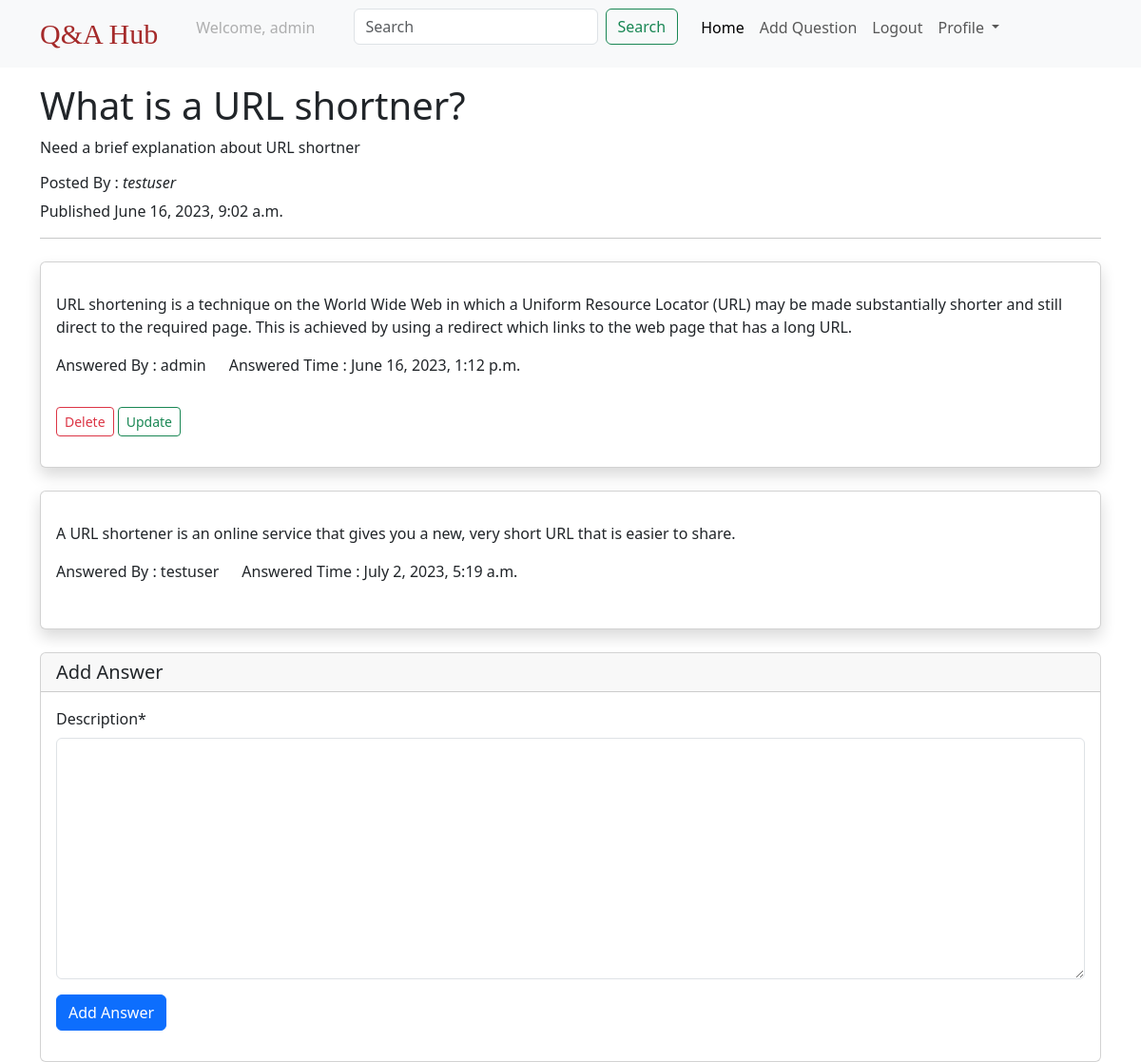
/question/what-is-url-shortner/ (signed in), run on the app's committed database.
### users/models.py (models this page shows)
class CustomUser(AbstractUser):
    pass

### questions/models.py (models this page shows, shortened)
class Question(models.Model):
    created_at = models.DateTimeField(auto_now_add=True)
    title = models.CharField(max_length=250)
    body = models.TextField()
    slug = models.SlugField(max_length=250, unique=True)
    author = models.ForeignKey(
        settings.AUTH_USER_MODEL, on_delete=models.CASCADE, related_name="questions"
    )
    def __str__(self):
        return self.title

class Answer(models.Model):
    created_at = models.DateTimeField(auto_now_add=True)
    description = models.TextField()
    question = models.ForeignKey(
        Question, on_delete=models.CASCADE, related_name="answers"
    )
    author = models.ForeignKey(settings.AUTH_USER_MODEL, on_delete=models.CASCADE)

### questions/views.py (the view)
# urls.py: path("question/<slug:slug>/", question_details, name="qdetails"),
@login_required
def question_details(request, slug):
    question = get_object_or_404(Question, slug=slug)
    answer_list = Answer.objects.filter(question=question)
    if request.method == "POST":
        form = AnswerForm(request.POST)
        if form.is_valid():
            answer = form.save(commit=False)
            answer.question = question
            answer.author = request.user
            answer = form.save()
            return redirect("qdetails", slug=question.slug)
    else:
        form = AnswerForm()
    return render(
        request,
        "QDetails.html",
        {"question": question, "answer_list": answer_list, "form": form},
    )

### questions/forms.py
class AnswerForm(forms.ModelForm):
    class Meta:
        model = Answer
        fields = ("description",)

### template/QDetails.html (shortened to what this page needs)
{% extends 'base.html' %}
{% load crispy_forms_tags %}
{% block body %}
<div class="container mt-3">
    <h1>{{question}}</h1>
    <p>{{question.body}}</p>
    <h6>Posted By : <i>{{question.author}}</i></h6>
    <p>Published {{question.created_at}}</p>
    <hr>
</div>
<div class="container">
    {% for answers in answer_list %}
    <div class="card mt-4 py-3 shadow">
        <div class="card-body">
            <p class="card-text"> {{answers.description}} </p>
            <div class="row">
                <div class="col col-md-auto">
                    <p>Answered By : {{answers.author}}</p>
                </div>
                <div class="col col-md-auto">
                    <p>Answered Time : {{answers.created_at}}</p>
                </div>
            </div>
            {% if request.user == answers.author %}
            <a class="btn btn-outline-danger btn-sm mt-3" href="{% url 'delete_answer' answers.id %}">Delete</a>
            <a class="btn btn-outline-success btn-sm mt-3" href="{% url 'update_answer' answers.id %}">Update</a>
            {% endif %}
        </div>
    </div>
    {%endfor%}
</div>
<div class="container">
    <div class="card mt-4">
        <form method="post" novalidate>
            <h5 class="card-header">Add Answer</h5>
            <div class="card-body">
                {{form | crispy}}
                <input type="submit" value="Add Answer" class="btn btn-primary"/>
            </div>
        </form>
    </div>
</div>
{% endblock %}

### template/base.html (shortened to what this page needs)
<html>
<head>
    <link href="https://cdn.jsdelivr.net/npm/bootstrap@5.3.0-alpha3/dist/css/bootstrap.min.css" rel="stylesheet">
</head>
<body>
    {% include 'navbar.html' %}
    {% block body %}
    {% endblock %}
</body>
</html>

### template/navbar.html (shortened to what this page needs)
<nav class="navbar navbar-expand-lg bg-body-tertiary">
    <div class="container">
      <a class="navbar-brand text-style" href="{% url 'qlist' %}">Q&A Hub</a>
      <div class="collapse navbar-collapse" id="navbarSupportedContent">
        <ul class="navbar-nav me-auto mb-2 mb-lg-0">
          {% if request.user.is_authenticated %}
            <li class="nav-item mx-3">
                <a class="nav-link disabled">Welcome, {{request.user.username}}</a>
              </li>
              <form class="d-flex mx-3" role="search">
                <input class="form-control me-2" type="search" placeholder="Search" aria-label="Search" name="searchbar">
                <button class="btn btn-outline-success" type="submit">Search</button>
              </form>
          <li class="nav-item">
            <a class="nav-link active" aria-current="page" href="{% url 'qlist' %}">Home</a>
          </li>
          <li class="nav-item">
            <a class="nav-link" href="{% url 'create_question' %}">Add Question</a>
          </li>
          <li class="nav-item">
            <a class="nav-link" href="{% url 'logout'%}">Logout</a>
          </li>
          <li class="nav-item dropdown">
            <a class="nav-link dropdown-toggle" href="#" role="button" data-bs-toggle="dropdown" aria-expanded="false">
              Profile
            </a>
          </li>
         {% endif %}
        </ul>
      </div>
    </div>
  </nav>

### template/navbar.html (style rules this page uses)
.text-style { font-size: 30px !important; font-family: fantasy !important; color: brown !important; }

### data on the page
CustomUser: user.username "admin"
Question: title "What is a URL shortner?", body "Need a brief explanation about URL shortner", author "testuser", created_at "June 16, 2023, 9:02 a.m."
Answer: description "URL shortening is a technique on the World Wide Web in which a Uniform Resource Locator (URL) may be made substantially shorter and still direct to the required page. This is achieved by using a redirect which links to the web page that has a long URL.", author "admin", created_at "June 16, 2023, 1:12 p.m.", shows "Delete"
Answer: description "A URL shortener is an online service that gives you a new, very short URL that is easier to share.", author "testuser", created_at "July 2, 2023, 5:19 a.m."
